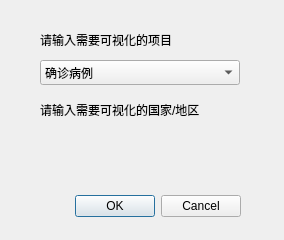
<?xml version="1.0" encoding="UTF-8"?>
<ui version="4.0">
 <class>GraphDialog</class>
 <widget class="QDialog" name="GraphDialog">
  <property name="geometry">
   <rect>
    <x>0</x>
    <y>0</y>
    <width>284</width>
    <height>240</height>
   </rect>
  </property>
  <property name="windowTitle">
   <string>Dialog</string>
  </property>
  <widget class="QDialogButtonBox" name="buttonBox">
   <property name="geometry">
    <rect>
     <x>40</x>
     <y>190</y>
     <width>201</width>
     <height>32</height>
    </rect>
   </property>
   <property name="orientation">
    <enum>Qt::Horizontal</enum>
   </property>
   <property name="standardButtons">
    <set>QDialogButtonBox::Cancel|QDialogButtonBox::Ok</set>
   </property>
  </widget>
  <widget class="QComboBox" name="comboBox">
   <property name="geometry">
    <rect>
     <x>40</x>
     <y>60</y>
     <width>200</width>
     <height>25</height>
    </rect>
   </property>
   <item>
    <property name="text">
     <string>确诊病例</string>
    </property>
   </item>
   <item>
    <property name="text">
     <string>新增确诊病例</string>
    </property>
   </item>
   <item>
    <property name="text">
     <string>康复病例</string>
    </property>
   </item>
   <item>
    <property name="text">
     <string>新增康复病例</string>
    </property>
   </item>
   <item>
    <property name="text">
     <string>死亡病例</string>
    </property>
   </item>
   <item>
    <property name="text">
     <string>新增死亡病例</string>
    </property>
   </item>
  </widget>
  <widget class="QLabel" name="label">
   <property name="geometry">
    <rect>
     <x>40</x>
     <y>30</y>
     <width>171</width>
     <height>20</height>
    </rect>
   </property>
   <property name="text">
    <string>请输入需要可视化的项目</string>
   </property>
  </widget>
  <widget class="QLabel" name="label_2">
   <property name="geometry">
    <rect>
     <x>40</x>
     <y>100</y>
     <width>211</width>
     <height>20</height>
    </rect>
   </property>
   <property name="text">
    <string>请输入需要可视化的国家/地区</string>
   </property>
  </widget>
 </widget>
 <resources/>
 <connections>
  <connection>
   <sender>buttonBox</sender>
   <signal>accepted()</signal>
   <receiver>GraphDialog</receiver>
   <slot>accept()</slot>
   <hints>
    <hint type="sourcelabel">
     <x>248</x>
     <y>254</y>
    </hint>
    <hint type="destinationlabel">
     <x>157</x>
     <y>274</y>
    </hint>
   </hints>
  </connection>
  <connection>
   <sender>buttonBox</sender>
   <signal>rejected()</signal>
   <receiver>GraphDialog</receiver>
   <slot>reject()</slot>
   <hints>
    <hint type="sourcelabel">
     <x>316</x>
     <y>260</y>
    </hint>
    <hint type="destinationlabel">
     <x>286</x>
     <y>274</y>
    </hint>
   </hints>
  </connection>
 </connections>
</ui>
